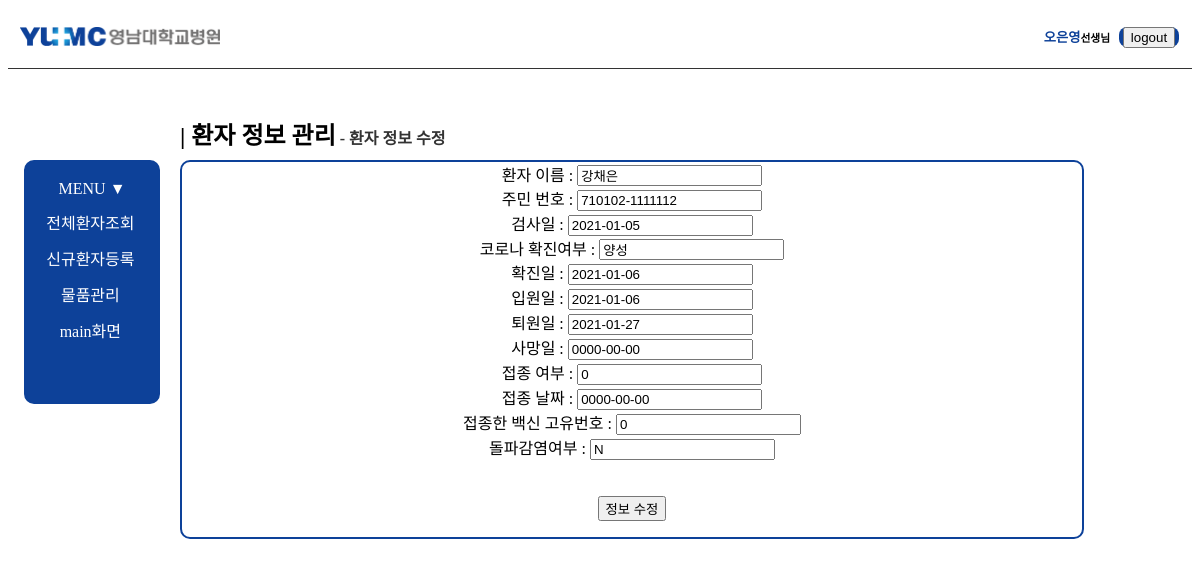
/php/update.php?pid=710102-1111112, run on the app's committed database.
### tables this page shows
CREATE TABLE `patient_table` (
  `patient_num` INT AUTO_INCREMENT,   
  `patient_name` VARCHAR(3) NOT NULL,   
  `pid` VARCHAR(14) NOT NULL,   
  `hospital_name` VARCHAR(5) NOT NULL,  
  `check_date` DATE NULL,  
  `COVID19_test_result` VARCHAR(2) NOT NULL,   
  `COVID19_diagnosis` DATE NULL,   
  `hospitalization_date` DATE NULL,   
  `discharge_date` DATE NULL,   
  `death_date` DATE NULL,   
  `inoculation` INT NOT NULL,   
  `vaccination_date` DATE NOT NULL,   
  `vaccine_num` VARCHAR(10) NULL,   
  `breakthrough_infection` VARCHAR(1) NOT NULL,  
  PRIMARY KEY (`patient_num`),
  FOREIGN KEY(hospital_name) REFERENCES hospital_table(hospital_name),
  FOREIGN KEY(pid) REFERENCES public_table(pid)
  );

### php/update.php (the view, shortened to what this page needs)
<HTML>
<Head>
</Head>
<body>
<div id = "header">
<img src="영남대학교병원로고.png" width = 200, height = auto>
<div class = "name">
<h5>오은영</h5><h6>선생님</h6>
</div>
<div class= "logout">
<button  type='button' onclick="location.href='admin.php'">logout</button >
</div>
</div>
<div id = "content">
<h2> | 환자 정보 관리 </h2>
<div class = "st">
 <strong> - 환자 정보 수정 </strong>
</div>
</div>
<div id = "main">
<div id ="sub">
<BR>
MENU ▼
<a href="전체환자조회_영대.php" style="color:white">  전체환자조회 </a>
<a href="insert.php" style="color:white">  신규환자등록 </a>
<a href="물품관리_영대.php" style="color:white">  물품관리 </a>
<a href="yu.php" style="color:white">  main화면 </a>
</div>
</div>
<div id = "form">
<?php
   $con=mysqli_connect("localhost", "root", "1234", "govdb") or die("MySQL 접속 실패 !!");
   $sql ="SELECT * FROM patient_table WHERE pid = '".$_GET['pid']."' AND patient_table.hospital_name='영남대병원'";
   $ret = mysqli_query($con, $sql);
   $row = mysqli_fetch_array($ret);
   $patient_name = $row["patient_name"];
   $pid = $row["pid"];
   $check_date = $row["check_date"];
   $COVID19_test_result = $row["COVID19_test_result"];
   $COVID19_diagnosis = $row["COVID19_diagnosis"];
   $hospitalization_date = $row["hospitalization_date"];
   $discharge_date = $row["discharge_date"];
   $death_date = $row["death_date"];
   $inoculation = $row["inoculation"];
   $vaccination_date = $row["vaccination_date"];
   $vaccine_num = $row["vaccine_num"];
   $breakthrough_infection = $row["breakthrough_infection"];
?>
<FORM METHOD="post" ACTION="update_result.php">
      환자 이름 : <INPUT TYPE = "text" NAME="patient_name" VALUE=<?php echo $patient_name ?>> <br>
      주민 번호 : <INPUT TYPE = "text" NAME="pid" VALUE=<?php echo $pid ?> READONLY>  <br>
      검사일    : <INPUT TYPE = "text" NAME="check_date" VALUE=<?php echo $check_date ?>> <br>
      코로나 확진여부 : <INPUT TYPE = "text" NAME="COVID19_test_result" VALUE=<?php echo $COVID19_test_result ?>> <br>
      확진일    : <INPUT TYPE = "text" NAME="COVID19_diagnosis" VALUE=<?php echo $COVID19_diagnosis ?>> <br>
      입원일    : <INPUT TYPE = "text" NAME="hospitalization_date" VALUE=<?php echo $hospitalization_date ?>> <br>
      퇴원일    : <INPUT TYPE = "text" NAME="discharge_date" VALUE=<?php echo $discharge_date ?>> <br>
      사망일    : <INPUT TYPE = "text" NAME="death_date" VALUE=<?php echo $death_date ?>> <br>
      접종 여부 : <INPUT TYPE = "text" NAME="inoculation" VALUE=<?php echo $inoculation ?>> <br>
      접종 날짜 : <INPUT TYPE = "text" NAME="vaccination_date" VALUE=<?php echo $vaccination_date ?>> <br>
      접종한 백신 고유번호 : <INPUT TYPE = "text" NAME="vaccine_num" VALUE=<?php echo $vaccine_num ?>> <br>
      돌파감염여부 : <INPUT TYPE = "text" NAME="breakthrough_infection" VALUE=<?php echo $breakthrough_infection ?>> <br>
      <BR><BR>
      <INPUT TYPE="submit" VALUE="정보 수정">
</FORM>
</div>
</body>
</HTML>

### php/update.php (style rules this page uses)
a { display : block; padding-top : 9%; padding-right : 2.5% }
a { color : black; text-decoration:none; }
img { display : inline-block; position: fixed; top:27px; left:20px }
h2 { display : inline-block }
h5, h6 { display : inline-block }
h5 { color : #0d4199 }
#header { width:100%; height:60px; display : block; border-bottom : 1px solid #333 }
.st { display : inline-block; color:#333 }
.name { display : inline-block; position: absolute; top:5px; right:90px }
.logout { width: 60px; height:20px; background:#0d4199; display : inline-block; border-radius : 8px; color:white; float:right; position:absolute; top : 27px; right : 21px; font-size:13px; text-align:center }
#content { position:absolute; top:12%; left:15%; display : inline-block }
#form { position: absolute; top:20%; left : 15%; text-align :center; display:absolute; width:75%; height:auto; border : 2.5px solid #0d4199; border-radius:10px; }
.st { display : inline-block }
#sub { position: absolute; top:20%; left : 2%; text-align :center; background : #0d4199; display:block; width:11%;height:30%; border : 2.5px solid #0d4199; border-radius:10px; color:white }
#main { display : inline-block }

### data on the page
patient_table: patient_name "강채은", pid "710102-1111112", check_date "2021-01-05", COVID19_test_result "양성", COVID19_diagnosis "2021-01-06", hospitalization_date "2021-01-06", discharge_date "2021-01-27", death_date "0000-00-00", inoculation "0", vaccination_date "0000-00-00", vaccine_num "0", breakthrough_infection "N"
